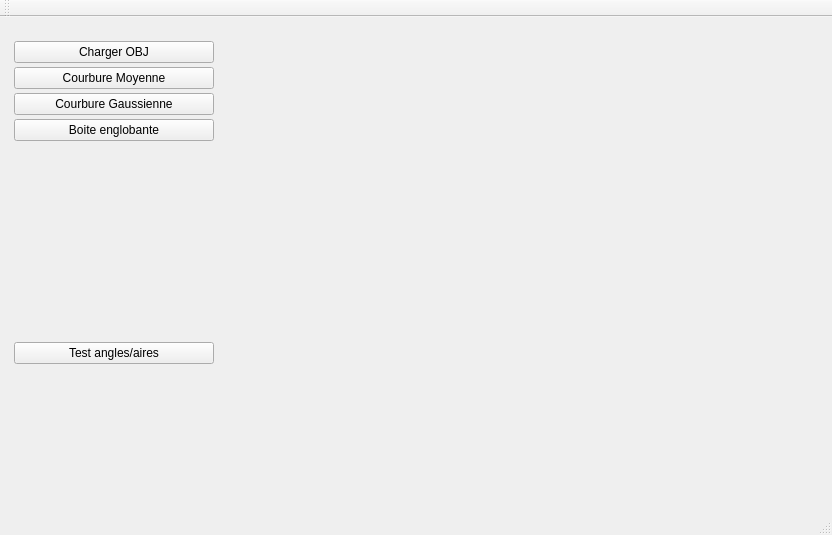
<?xml version="1.0" encoding="UTF-8"?>
<ui version="4.0">
 <class>MainWindow</class>
 <widget class="QMainWindow" name="MainWindow">
  <property name="geometry">
   <rect>
    <x>0</x>
    <y>0</y>
    <width>832</width>
    <height>535</height>
   </rect>
  </property>
  <property name="windowTitle">
   <string>MainWindow</string>
  </property>
  <widget class="QWidget" name="centralWidget">
   <layout class="QHBoxLayout" name="horizontalLayout">
    <item>
     <widget class="MeshViewerWidget" name="displayWidget" native="true">
      <widget class="QWidget" name="widget_2" native="true">
       <property name="geometry">
        <rect>
         <x>0</x>
         <y>10</y>
         <width>206</width>
         <height>329</height>
        </rect>
       </property>
       <property name="sizePolicy">
        <sizepolicy hsizetype="Maximum" vsizetype="Preferred">
         <horstretch>150</horstretch>
         <verstretch>0</verstretch>
        </sizepolicy>
       </property>
       <property name="minimumSize">
        <size>
         <width>150</width>
         <height>0</height>
        </size>
       </property>
       <layout class="QVBoxLayout" name="verticalLayout">
        <property name="spacing">
         <number>4</number>
        </property>
        <property name="leftMargin">
         <number>3</number>
        </property>
        <property name="topMargin">
         <number>3</number>
        </property>
        <property name="rightMargin">
         <number>3</number>
        </property>
        <property name="bottomMargin">
         <number>3</number>
        </property>
        <item>
         <widget class="QPushButton" name="pushButton_chargement">
          <property name="minimumSize">
           <size>
            <width>200</width>
            <height>0</height>
           </size>
          </property>
          <property name="text">
           <string>Charger OBJ</string>
          </property>
         </widget>
        </item>
        <item>
         <widget class="QPushButton" name="pushButton_H">
          <property name="text">
           <string>Courbure Moyenne</string>
          </property>
         </widget>
        </item>
        <item>
         <widget class="QPushButton" name="pushButton_K">
          <property name="text">
           <string>Courbure Gaussienne</string>
          </property>
         </widget>
        </item>
        <item>
         <widget class="QPushButton" name="pushButton">
          <property name="text">
           <string>Boite englobante</string>
          </property>
         </widget>
        </item>
        <item>
         <spacer name="verticalSpacer">
          <property name="orientation">
           <enum>Qt::Vertical</enum>
          </property>
          <property name="sizeHint" stdset="0">
           <size>
            <width>20</width>
            <height>40</height>
           </size>
          </property>
         </spacer>
        </item>
        <item>
         <widget class="QPushButton" name="pushButton_angleArea">
          <property name="text">
           <string>Test angles/aires</string>
          </property>
         </widget>
        </item>
       </layout>
      </widget>
     </widget>
    </item>
   </layout>
  </widget>
  <widget class="QMenuBar" name="menuBar">
   <property name="geometry">
    <rect>
     <x>0</x>
     <y>0</y>
     <width>832</width>
     <height>22</height>
    </rect>
   </property>
  </widget>
  <widget class="QToolBar" name="mainToolBar">
   <attribute name="toolBarArea">
    <enum>TopToolBarArea</enum>
   </attribute>
   <attribute name="toolBarBreak">
    <bool>false</bool>
   </attribute>
  </widget>
  <widget class="QStatusBar" name="statusBar"/>
 </widget>
 <layoutdefault spacing="6" margin="11"/>
 <customwidgets>
  <customwidget>
   <class>MeshViewerWidget</class>
   <extends>QWidget</extends>
   <header location="global">meshviewerwidget.h</header>
   <container>1</container>
  </customwidget>
 </customwidgets>
 <resources/>
 <connections/>
</ui>
